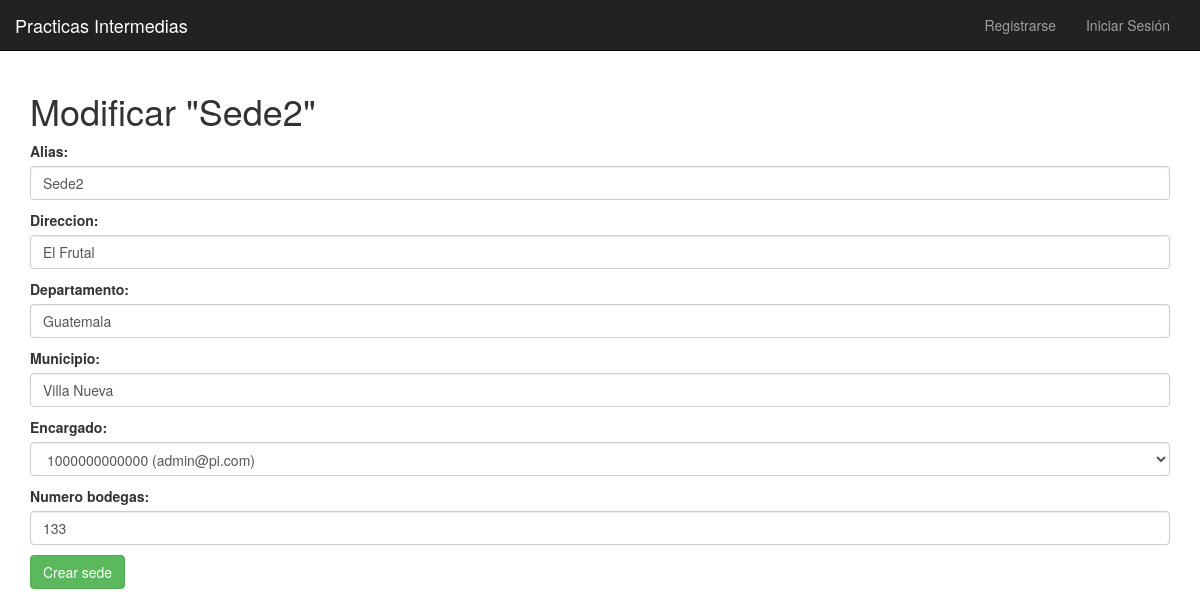
Screenshot of /sedes/modificar/7 with the database file from the repository.
### sedes/models.py (models this page shows, shortened)
class Sede(models.Model):
    alias = models.CharField(max_length=200, unique= True)
    direccion = models.CharField(max_length=500)
    departamento = models.CharField(max_length=50)
    municipio = models.CharField(max_length=50)
    encargado = models.ForeignKey(settings.AUTH_USER_MODEL, on_delete=models.CASCADE)
    numero_bodegas = models.IntegerField(default=0)

### sedes/views.py (the view, shortened to what this page needs)
# urls.py: path('sedes/modificar/<int:pk>', views.SedeUpdate.as_view(), name='modificar_sede'),
class SedeUpdate(UpdateView):
    model = Sede
    form_class = SedeModelForm

### sedes/views.py
class SedeModelForm(ModelForm):
    def __init__(self, *args, **kwargs):
        super(SedeModelForm, self).__init__(*args, **kwargs)
        for field in self.fields:
            self.fields[field].widget.attrs = {
                'class': 'form-control'
            }
    class Meta:
        model = Sede
        fields = '__all__'

### sedes/models.py (called while the page is built)
    def __str__(self):
        return "%s (%s)" % (self.dpi, self.email)

### sedes/templates/sedes/sede_form.html (shortened to what this page needs)
{% extends '../base.html' %}
{% block body_block %}
{% if object.alias %}
<h1>Modificar &quot;{{ object.alias }}&quot;</h1>
{% else %}
<h1>Crear una sede</h1>
{% endif %}
<form  method="post" class="form">
{{ form.as_p }}
<input class="btn btn-success" type="submit"  value="Crear sede"  />
</form>
{% endblock %}

### rows the page displays
Sede: alias "Sede2", direccion "El Frutal", departamento "Guatemala", municipio "Villa Nueva", encargado "1000000000000 (admin@pi.com)", numero_bodegas "133"
